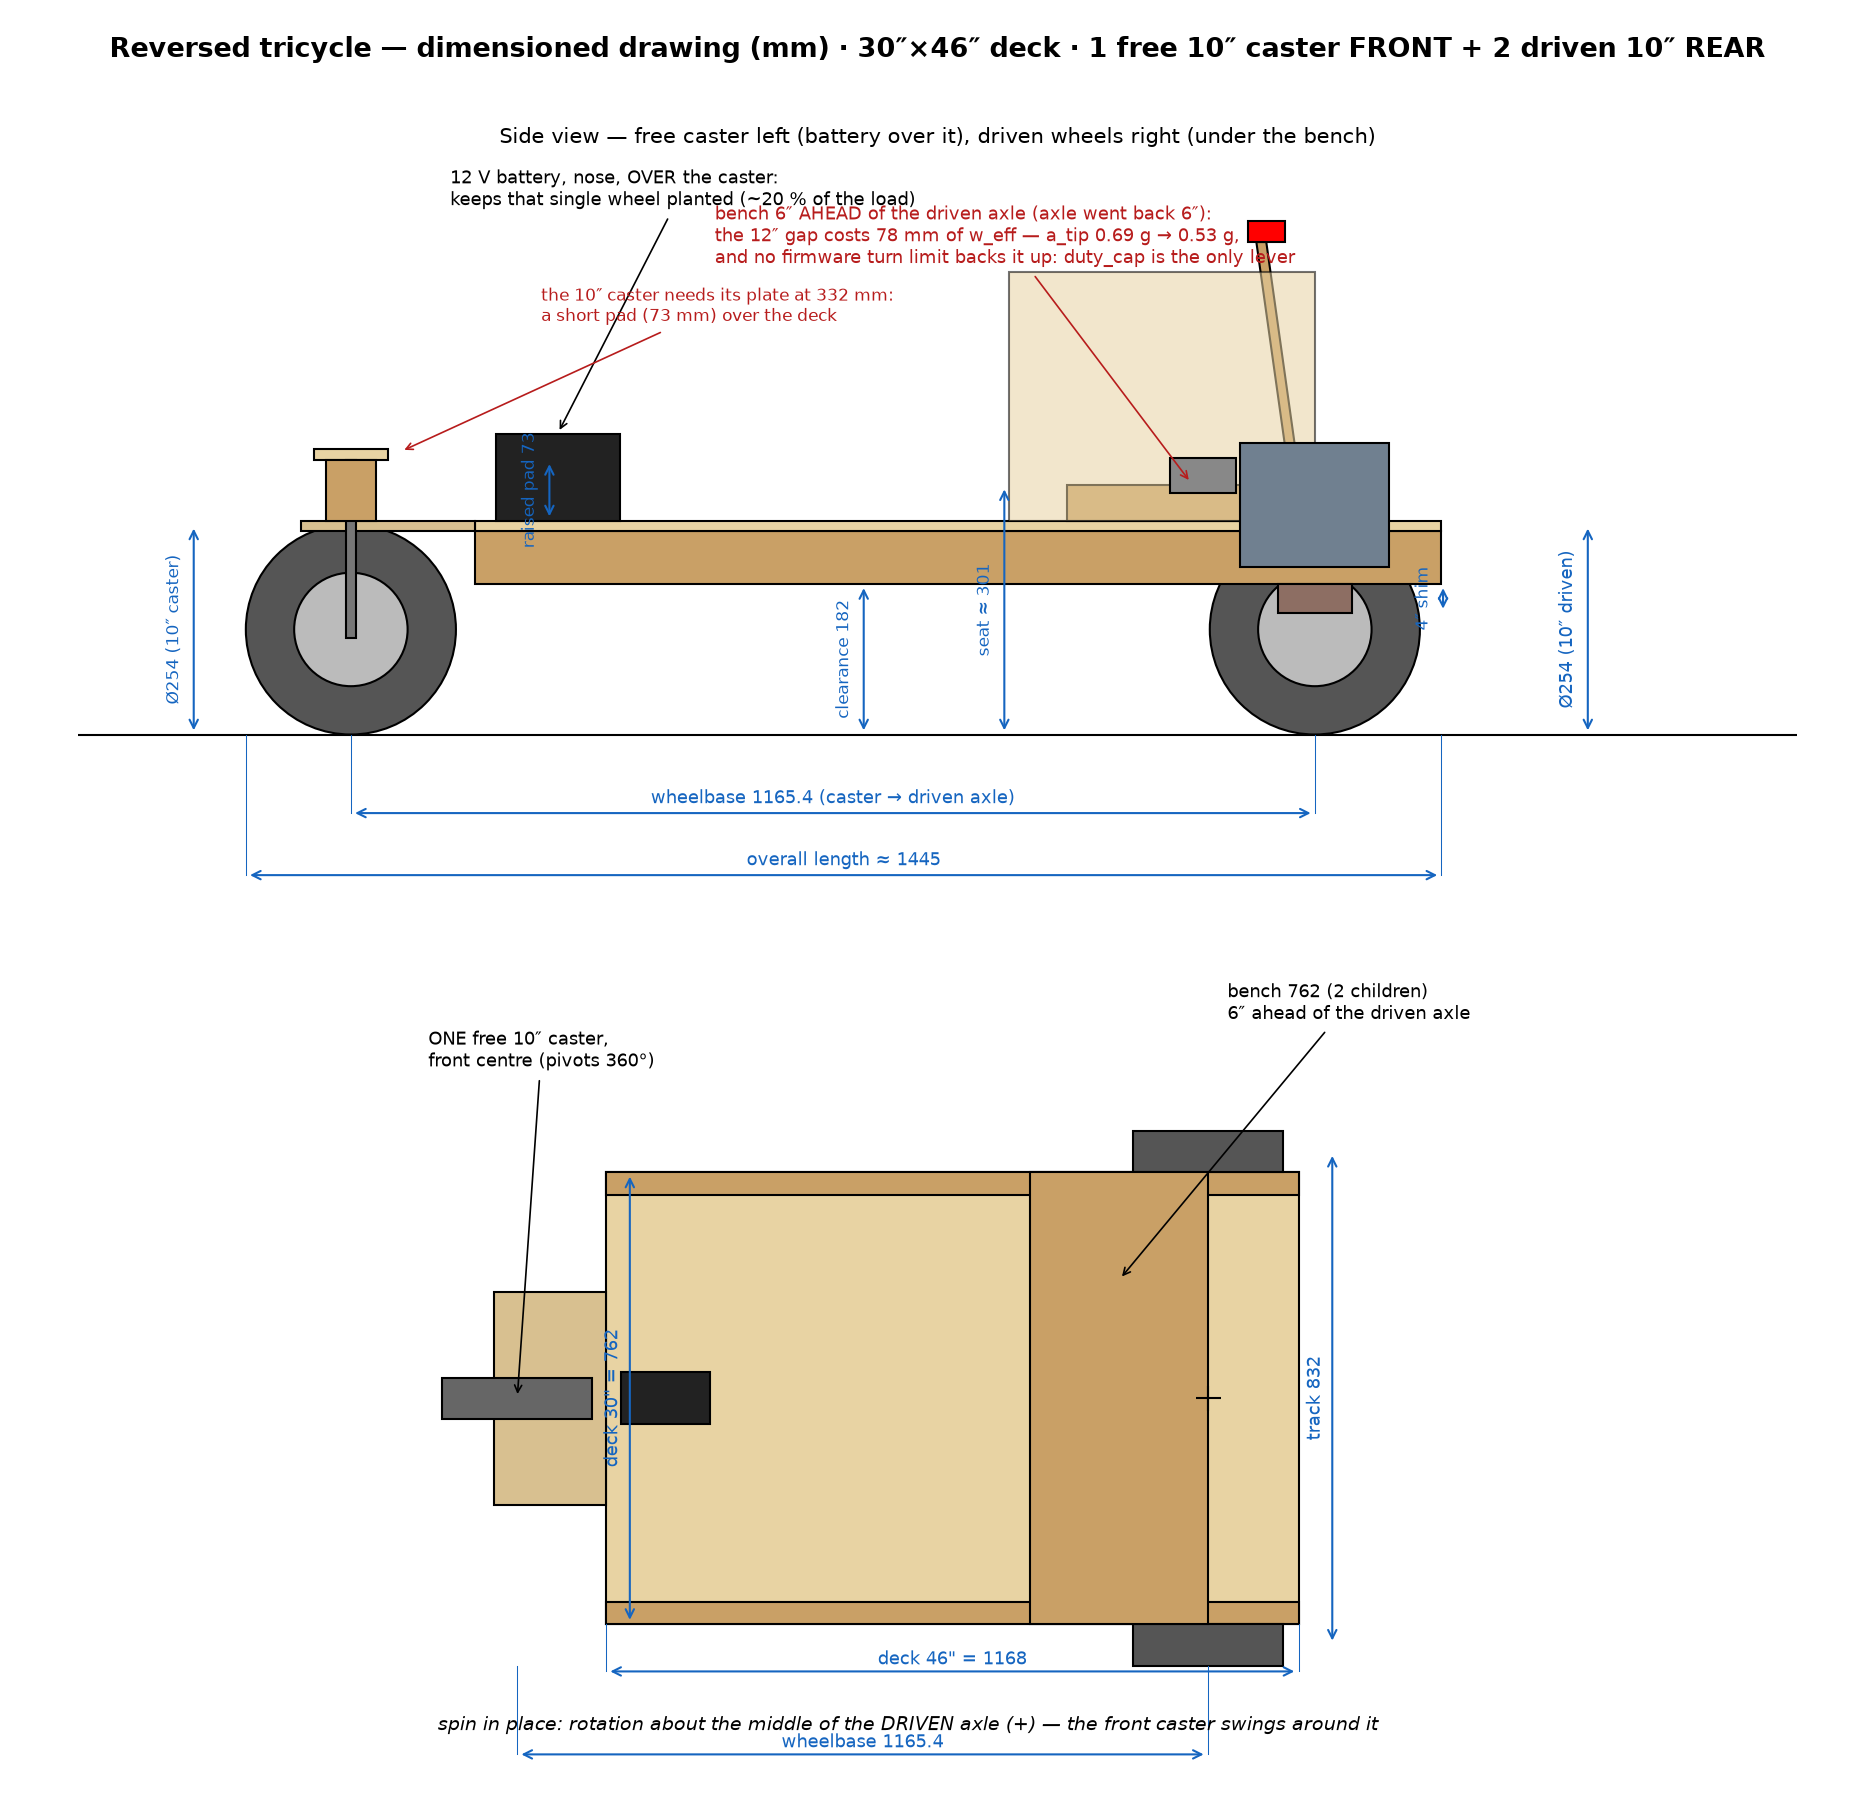

The script that saved this image:
# kart_dimensions.py — Dimensioned drawing of the kart (side view + top view), mm.
# Dimensions = doc/cad/kart_concept.scad (concept). Regenerate:
#   . .venv-schem/bin/activate && python doc/schematics/kart_dimensions.py
#
# REVERSED TRICYCLE (2026-08-06): ONE free 10" caster at the FRONT CENTRE + 2 driven 10"
# wheels at the REAR, under the bench, with the battery in the nose over the caster.
# Reference: x = 0 at the caster, +x toward the rear. Why this way round:
#   · a tricycle tips about the line from the SINGLE wheel to one of the paired wheels, so the
#     usable half-track is (distance CG->single wheel)/wheelbase. Putting the mass over the
#     PAIRED (driven) axle takes that from 45 % to 80 %: 0.39 g -> 0.69 g, same three wheels
#   · the same move puts the load on the driven wheels — traction and braking both act there
#     — and the battery over the caster keeps that wheel planted
# ⚠️ 2026-08-10 (build decision): the bench moved 6" FORWARD and the axle 6" BACK — 12" of
# separation between the passengers and the axle they used to sit on.
# w_eff 332 -> 254 mm, a_tip 0.69 g -> 0.53 g, load on the driven wheels 79 % -> 61 %.
# Since 2026-09-29 there is no software turn limiter at all (no wheel sensors): duty_cap is
# the only lever, and at 1.0 an off-centre load tips in simulation (firmware/test_host/sim_main.cpp).
# The deck hangs 4" of shim above the driven axle and the 10" wheels poke through side
# NOTCHES beside it, bearing laterally on the two inboard 2x3 rails — which sets the track.
import matplotlib
matplotlib.use('Agg')
import matplotlib.pyplot as plt
from matplotlib.patches import Circle, Rectangle, Polygon
import math

# ── Dimensions (mm) ──
DRIVE_D, WHEEL_W = 254, 70             # driven wheels: 10"
CASTER_D = 254                         # single front caster: 10"
CASTER_PLATE = CASTER_D + 78           # mounting plate height, fork included = 332
PLAT_W, PLAT_L = 30 * 25.4, 46 * 25.4  # 30" x 46" plywood deck: 762 x 1168
TRACK = PLAT_W + WHEEL_W               # 832 — the deck sets the track (notches + 2x3 rails)
EXT = 150                              # caster beam ahead of the deck
DECK_X0 = EXT                          # deck front edge
DECK_X1 = EXT + PLAT_L                 # deck rear edge: 1318
SHIFT_6IN = 6 * 25.4                   # the 2026-08-10 move: 6" each way
DRIVE_X = 1013 + SHIFT_6IN             # 1165 — driven axle went BACK 6" (deck did not move)
CLEAR, LU_H, LU_W, PLY = 80, 64, 38, 12.7
RISER = 102                            # 4" shim between the deck and the axle carriers
FLOOR_Z = CLEAR + RISER + LU_H         # 246 — top of the 2x3 rails
FLOOR_TOP = FLOOR_Z + PLY              # ~259 — deck surface
SEAT_TOP = FLOOR_TOP + 30 + PLY        # ~302 — cushion top
BACK_TOP = FLOOR_TOP + 340 * math.sin(math.radians(82))
GUARD_TOP = FLOOR_TOP + 300
DRIVE_Z, CASTER_Z = DRIVE_D / 2, CASTER_D / 2
# The bench went FORWARD 6": it used to sit ON the driven axle. The 12" of separation this
# opens up with the axle is what costs 78 mm of w_eff.
SEAT_X0, SEAT_X1 = DECK_X1 - 300 - SHIFT_6IN, DECK_X1 - SHIFT_6IN
GUARD_X0 = SEAT_X0 - 70
BACK_X = DECK_X1 - 12 - SHIFT_6IN             # seatback follows the bench forward
BAT_X0, BAT_L, BAT_W, BAT_H = DECK_X0 + 25, 150, 88, 105   # battery in the nose = counterweight
OVERALL_W = TRACK + WHEEL_W
TOTAL_L = DECK_X1 - (-DRIVE_D / 2 + 0) + 0    # placeholder, recomputed below
TOTAL_L = DECK_X1 + 0 - (0 - CASTER_D / 2)    # nose of the caster wheel → deck rear edge
SWEEP_R = max(DRIVE_X + TRACK / 2, DECK_X1)   # pivot envelope: rotation about the driven axle

WOOD, PLYC, DARK, ACC = '#c9a066', '#e8d3a3', '#555555', '#1565c0'

def dim(ax, p0, p1, txt, off=0.0, vert=False, fs=8.5):
    """Dimension with double arrow; off = perpendicular offset."""
    (x0, y0), (x1, y1) = p0, p1
    if vert:
        x0 += off; x1 += off
        ax.annotate('', xy=(x1, y1), xytext=(x0, y0), arrowprops=dict(arrowstyle='<->', lw=1, color=ACC))
        ax.plot([p0[0], x0], [y0, y0], lw=0.5, color=ACC); ax.plot([p1[0], x1], [y1, y1], lw=0.5, color=ACC)
        ax.text(x0 - 14, (y0 + y1) / 2, txt, fontsize=fs, color=ACC, rotation=90, va='center', ha='right')
    else:
        y0 += off; y1 += off
        ax.annotate('', xy=(x1, y1), xytext=(x0, y0), arrowprops=dict(arrowstyle='<->', lw=1, color=ACC))
        ax.plot([x0, x0], [p0[1], y0], lw=0.5, color=ACC); ax.plot([x1, x1], [p1[1], y1], lw=0.5, color=ACC)
        ax.text((x0 + x1) / 2, y0 + 12, txt, fontsize=fs, color=ACC, ha='center')

fig, (ax1, ax2) = plt.subplots(2, 1, figsize=(12.5, 12))
fig.suptitle("Reversed tricycle — dimensioned drawing (mm) · 30″×46″ deck · 1 free 10″ caster FRONT + 2 driven 10″ REAR",
             fontsize=13, fontweight='bold')

# ═════════════════ SIDE VIEW ═════════════════
ax = ax1
ax.set_title("Side view — free caster left (battery over it), driven wheels right (under the bench)", fontsize=10)
ax.axhline(0, color='k', lw=1)
ax.add_patch(Circle((0, CASTER_Z), CASTER_D / 2, fc=DARK, ec='k'))              # 10" caster
ax.add_patch(Circle((0, CASTER_Z), CASTER_D * 0.27, fc='#bbbbbb', ec='k'))
ax.add_patch(Circle((DRIVE_X, DRIVE_Z), DRIVE_D / 2, fc=DARK, ec='k'))          # 10" driven
ax.add_patch(Circle((DRIVE_X, DRIVE_Z), DRIVE_D * 0.27, fc='#bbbbbb', ec='k'))
ax.add_patch(Rectangle((DECK_X0, CLEAR + RISER), PLAT_L, LU_H, fc=WOOD, ec='k'))   # 2x3 rails
ax.add_patch(Rectangle((DECK_X0, FLOOR_Z), PLAT_L, PLY, fc=PLYC, ec='k'))          # 30"x46" deck
ax.add_patch(Rectangle((0 - 60, FLOOR_Z), EXT + 60, PLY, fc='#d8c090', ec='k'))    # caster nose
# caster post: from the deck up to the 10" caster's mounting plate (73 mm pad)
ax.add_patch(Rectangle((-45, CASTER_PLATE), 90, PLY, fc=PLYC, ec='k'))             # caster plate
ax.add_patch(Rectangle((-6, CASTER_Z - 10), 12, CASTER_PLATE - CASTER_Z + 10, fc='#777777', ec='k'))
ax.add_patch(Rectangle((-30, FLOOR_TOP), 60, CASTER_PLATE - FLOOR_TOP, fc=WOOD, ec='k'))  # short post
# 2" shim stack over the driven axle
ax.add_patch(Rectangle((DRIVE_X - 45, DRIVE_Z + 20), 90, CLEAR + RISER - DRIVE_Z - 20,
                       fc='#8d6e63', ec='k'))
ax.add_patch(Rectangle((BAT_X0, FLOOR_TOP), BAT_L, BAT_H, fc='#222222', ec='k'))   # battery (nose)
ax.add_patch(Rectangle((SEAT_X0, FLOOR_TOP), 300, 30 + PLY, fc=WOOD, ec='k'))      # bench
ax.add_patch(Polygon([(BACK_X, FLOOR_TOP), (BACK_X + 340 * math.cos(math.radians(98)), BACK_TOP),
                      (BACK_X - 12 + 340 * math.cos(math.radians(98)), BACK_TOP), (BACK_X - 12, FLOOR_TOP)],
                     closed=True, fc=WOOD, ec='k'))                                # seatback (leans back)
ax.add_patch(Rectangle((GUARD_X0, FLOOR_TOP), 370, 300, fc=PLYC, ec='k', alpha=0.55))
ax.add_patch(Rectangle((DRIVE_X - 90, CLEAR + RISER + 20), 180, 150, fc='#708090', ec='k'))  # gearbox
ax.add_patch(Rectangle((DRIVE_X - 175, CLEAR + RISER + 110), 80, 42, fc='#888888', ec='k'))  # motor
be_x = BACK_X + 340 * math.cos(math.radians(98))
ax.add_patch(Rectangle((be_x - 22, BACK_TOP), 45, 26, fc='red', ec='k'))           # e-stop
ax.annotate("12 V battery, nose, OVER the caster:\nkeeps that single wheel planted (~20 % of the load)",
            xy=(BAT_X0 + BAT_L / 2, FLOOR_TOP + BAT_H), xytext=(120, 640),
            fontsize=8.5, arrowprops=dict(arrowstyle='->', lw=0.8))
ax.annotate("the 10″ caster needs its plate at 332 mm:\na short pad (73 mm) over the deck",
            xy=(60, CASTER_PLATE + 10), xytext=(230, 500), fontsize=8, color='#b71c1c',
            arrowprops=dict(arrowstyle='->', lw=0.8, color='#b71c1c'))
ax.annotate("bench 6″ AHEAD of the driven axle (axle went back 6″):\nthe 12″ gap costs 78 mm of w_eff — a_tip 0.69 g → 0.53 g,\nand no firmware turn limit backs it up: duty_cap is the only lever",
            xy=(SEAT_X0 + 150, FLOOR_TOP + 45), xytext=(440, 570),
            fontsize=8.5, color='#b71c1c',
            arrowprops=dict(arrowstyle='->', lw=0.8, color='#b71c1c'))

dim(ax, (0, 0), (DRIVE_X, 0), f"wheelbase {DRIVE_X} (caster → driven axle)", off=-95)
dim(ax, (-CASTER_D / 2, 0), (DECK_X1, 0), f"overall length ≈ {TOTAL_L:.0f}", off=-170)
dim(ax, (DRIVE_X + 330, 0), (DRIVE_X + 330, DRIVE_D), "Ø254 (10″ driven)", off=0, vert=True)
dim(ax, (-190, 0), (-190, CASTER_D), "Ø254 (10″ caster)", off=0, vert=True, fs=8)
dim(ax, (620, 0), (620, CLEAR + RISER), f"clearance {CLEAR+RISER}", off=0, vert=True, fs=8)
dim(ax, (DRIVE_X + 155, DRIVE_Z + 20), (DRIVE_X + 155, CLEAR + RISER), '4″ shim', off=0, vert=True, fs=8)
dim(ax, (790, 0), (790, SEAT_TOP), f"seat ≈ {SEAT_TOP:.0f}", off=0, vert=True, fs=8)
dim(ax, (240, FLOOR_TOP), (240, CASTER_PLATE), f"raised pad {CASTER_PLATE-FLOOR_TOP:.0f}", off=0, vert=True, fs=8)
ax.set_xlim(-330, DECK_X1 + 430); ax.set_ylim(-260, 700)
ax.set_aspect('equal'); ax.axis('off')

# ═════════════════ TOP VIEW ═════════════════
ax = ax2
ax.add_patch(Rectangle((DECK_X0, -PLAT_W / 2), PLAT_L, PLAT_W, fc=PLYC, ec='k'))     # deck
ax.add_patch(Rectangle((-40, -180), EXT + 40, 360, fc='#d8c090', ec='k'))            # caster nose
for sy in (-1, 1):   # the two inboard 2x3 rails the driven wheels bear against
    ax.add_patch(Rectangle((DECK_X0, sy * PLAT_W / 2 - (LU_W if sy > 0 else 0)), PLAT_L, LU_W,
                           fc=WOOD, ec='k'))
    ax.add_patch(Rectangle((DRIVE_X - DRIVE_D / 2, sy * TRACK / 2 - WHEEL_W / 2),
                           DRIVE_D, WHEEL_W, fc=DARK, ec='k'))                       # driven wheels

ax.add_patch(Rectangle((-CASTER_D / 2, -WHEEL_W / 2), CASTER_D, WHEEL_W, fc='#666666', ec='k'))  # caster
ax.add_patch(Rectangle((SEAT_X0, -PLAT_W / 2), 300, PLAT_W, fc=WOOD, ec='k'))        # bench
ax.add_patch(Rectangle((BAT_X0, -BAT_W / 2), BAT_L, BAT_W, fc='#222222', ec='k'))    # battery
ax.plot([DRIVE_X], [0], marker='+', ms=12, color='k')
ax.annotate("ONE free 10″ caster,\nfront centre (pivots 360°)", xy=(0, 0),
            xytext=(-150, 560), fontsize=8.5, arrowprops=dict(arrowstyle='->', lw=0.8))
ax.annotate("bench 762 (2 children)\n6″ ahead of the driven axle", xy=(SEAT_X0 + 150, 200),
            xytext=(DECK_X1 - 120, 640), fontsize=8.5, arrowprops=dict(arrowstyle='->', lw=0.8))

dim(ax, (DRIVE_X + 210, -TRACK / 2), (DRIVE_X + 210, TRACK / 2), f"track {TRACK:.0f}", off=0, vert=True)
dim(ax, (DECK_X0 + 40, -PLAT_W / 2), (DECK_X0 + 40, PLAT_W / 2), f'deck 30" = {PLAT_W:.0f}', off=0, vert=True)
dim(ax, (DECK_X0, -PLAT_W / 2), (DECK_X1, -PLAT_W / 2), f'deck 46" = {PLAT_L:.0f}', off=-80)
dim(ax, (0, -TRACK / 2 - WHEEL_W / 2), (DRIVE_X, -TRACK / 2 - WHEEL_W / 2), f"wheelbase {DRIVE_X}", off=-150)
ax.text((DECK_X1) / 2, -560,
        "spin in place: rotation about the middle of the DRIVEN axle (+) — the front caster swings around it",
        fontsize=9, style='italic', ha='center')
ax.set_xlim(-330, DECK_X1 + 430); ax.set_ylim(-640, 700)
ax.set_aspect('equal'); ax.axis('off')

fig.tight_layout(rect=[0, 0, 1, 0.97])
fig.savefig('doc/schematics/kart_dimensions.png', dpi=150)
print('render OK')
